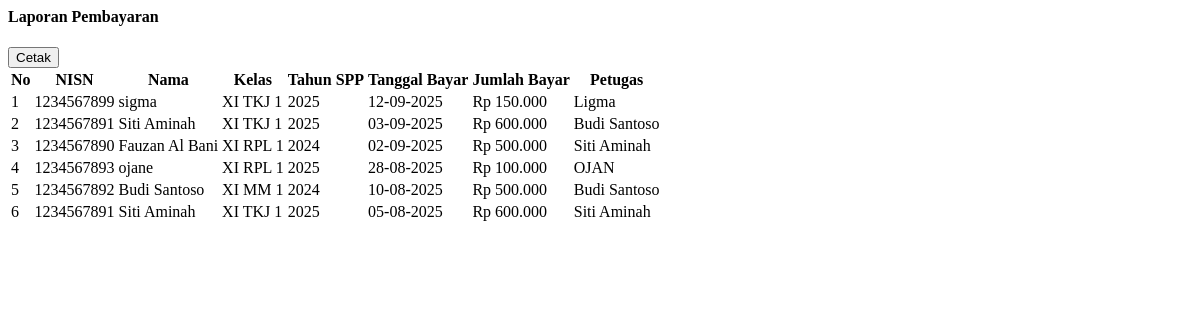
/pages/laporan.php, run on an earlier commit of the app's database.
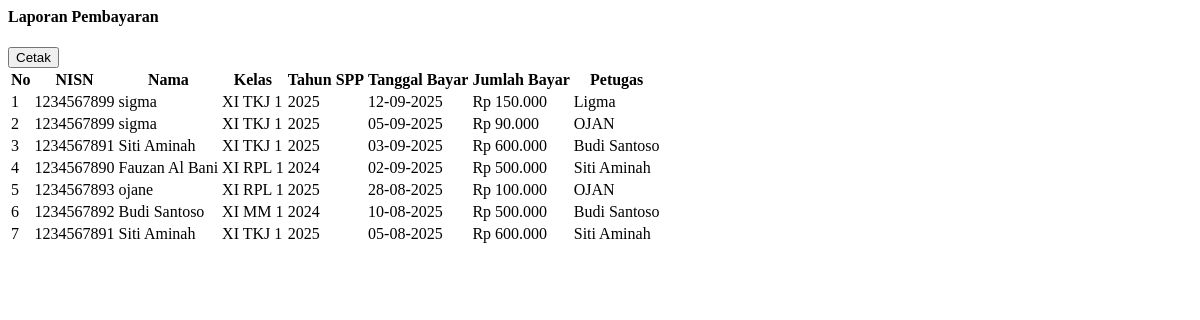
And on a later commit of the database.
### tables this page shows
CREATE TABLE `pembayaran` (
  `id_pembayaran` int(11) NOT NULL,
  `id_petugas` int(11) DEFAULT NULL,
  `nisn` char(10) DEFAULT NULL,
  `tgl_bayar` date DEFAULT NULL,
  `bulan_dibayar` varchar(8) DEFAULT NULL,
  `tahun_dibayar` varchar(4) DEFAULT NULL,
  `id_spp` int(11) DEFAULT NULL,
  `jumlah_bayar` int(11) DEFAULT NULL
);

CREATE TABLE `siswa` (
  `nisn` char(10) NOT NULL,
  `nis` char(8) DEFAULT NULL,
  `nama` varchar(35) DEFAULT NULL,
  `id_kelas` int(11) DEFAULT NULL,
  `alamat` text DEFAULT NULL,
  `no_telp` varchar(13) DEFAULT NULL,
  `id_spp` int(11) DEFAULT NULL,
  `password` varchar(255) NOT NULL
);

CREATE TABLE `kelas` (
  `id_kelas` int(11) NOT NULL,
  `nama_kelas` varchar(10) DEFAULT NULL,
  `kompetensi_keahlian` varchar(50) DEFAULT NULL
);

CREATE TABLE `spp` (
  `id_spp` int(11) NOT NULL,
  `tahun` int(11) DEFAULT NULL,
  `nominal` int(11) DEFAULT NULL
);

CREATE TABLE `petugas` (
  `id_petugas` int(11) NOT NULL,
  `username` varchar(25) DEFAULT NULL,
  `password` varchar(255) DEFAULT NULL,
  `nama_petugas` varchar(35) DEFAULT NULL,
  `level` enum('admin','petugas') DEFAULT NULL,
  `aktif` tinyint(1) NOT NULL DEFAULT 1
);

### pages/laporan.php (the view, shortened to what this page needs)
<?php
include "./config/koneksi.php";
?>
<div class="d-flex justify-content-between align-items-center mb-3">
  <h4 class="mb-0">Laporan Pembayaran</h4>
  <div class="d-flex gap-2">
    <button class="btn btn-outline-secondary btn-sm" onclick="window.print()">
      <i class="bi bi-printer me-1"></i> Cetak
    </button>
  </div>
</div>
<?php
$q = mysqli_query($koneksi,"
  SELECT p.id_pembayaran, s.nisn, s.nama, k.nama_kelas, sp.tahun,
         p.tgl_bayar, p.jumlah_bayar, pt.nama_petugas
  FROM pembayaran p
  JOIN siswa s    ON p.nisn = s.nisn
  JOIN kelas k    ON s.id_kelas = k.id_kelas
  JOIN spp sp     ON s.id_spp = sp.id_spp
  JOIN petugas pt ON p.id_petugas = pt.id_petugas
  ORDER BY p.tgl_bayar DESC
");
?>
<div class="card shadow-sm">
  <div class="card-body">
    <table class="table table-bordered table-striped datatable">
      <thead class="table-light">
        <tr>
          <th>No</th>
          <th>NISN</th>
          <th>Nama</th>
          <th>Kelas</th>
          <th>Tahun SPP</th>
          <th>Tanggal Bayar</th>
          <th>Jumlah Bayar</th>
          <th>Petugas</th>
        </tr>
      </thead>
      <tbody>
        <?php
        $no=1;
        while($d=mysqli_fetch_assoc($q)):
        ?>
        <tr>
          <td><?= $no++ ?></td>
          <td><?= $d['nisn'] ?></td>
          <td><?= htmlspecialchars($d['nama']) ?></td>
          <td><?= $d['nama_kelas'] ?></td>
          <td><?= $d['tahun'] ?></td>
          <td><?= date("d-m-Y", strtotime($d['tgl_bayar'])) ?></td>
          <td>Rp <?= number_format($d['jumlah_bayar'],0,',','.') ?></td>
          <td><?= htmlspecialchars($d['nama_petugas']) ?></td>
        </tr>
        <?php endwhile; ?>
      </tbody>
    </table>
  </div>
</div>

What changed in the data, as far as the page shows it:
added pembayaran: nisn.nisn "1234567899", nisn.nama "sigma", kelas.nama_kelas "XI TKJ 1", id_spp.tahun "2025", tgl_bayar "05-09-2025", jumlah_bayar "90.000", id_petugas.nama_petugas "OJAN"
